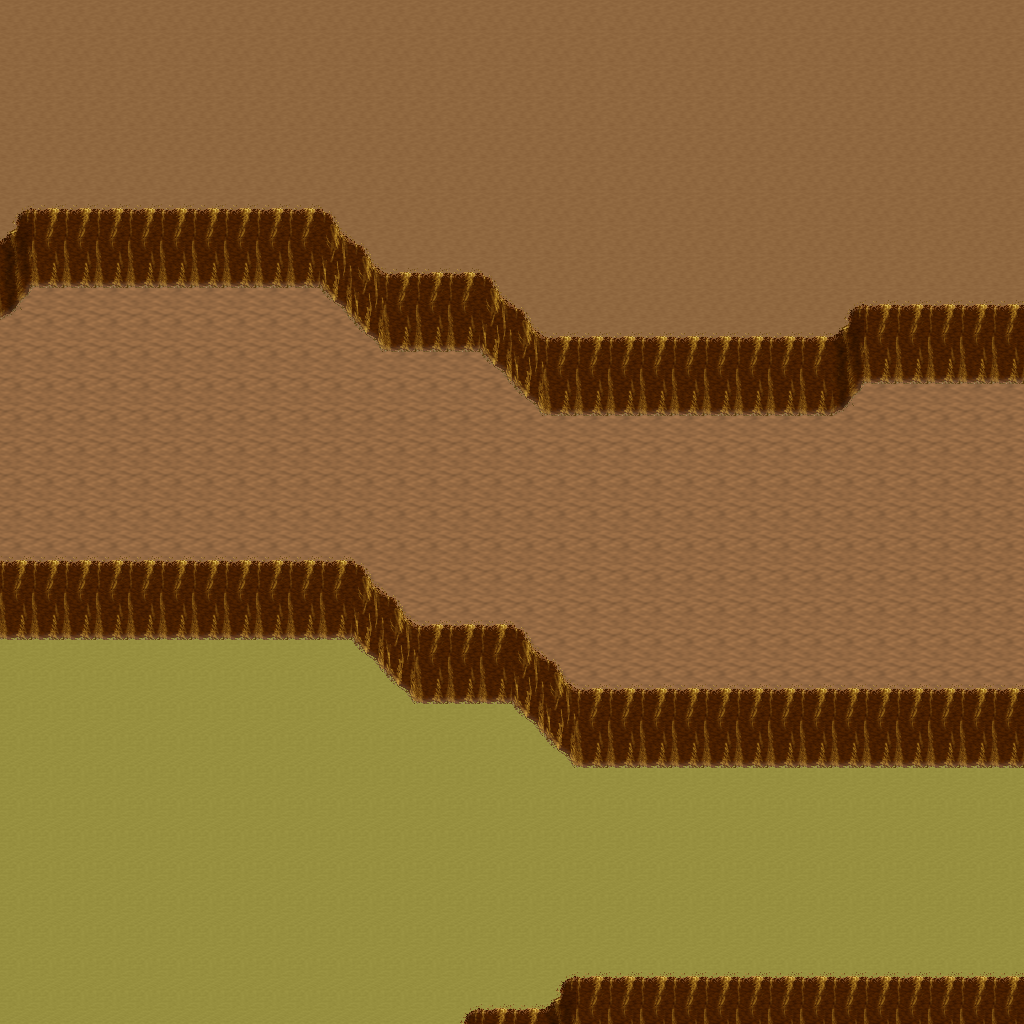

A 2D game scene composited from a Tiled map and its tileset images. What follows is a short description and the map's XML, with each tile layer's data collapsed to a summary:
An orthogonal 32x32 tile map with 32x32 px tiles, 5 tile layers (Ground, Objects, Objects2, Above, ...), 1 hidden layer not drawn, 8 tilesets.

<map version="1.10" tiledversion="1.11.0" orientation="orthogonal" renderorder="right-down" width="32" height="32" tilewidth="32" tileheight="32" infinite="0" nextlayerid="11" nextobjectid="1">
 <tileset firstgid="1" name="logic_collision" tilewidth="32" tileheight="32" tilecount="1" columns="1">
  <image source="../drawable/logic_collision.png" width="32" height="32" />
 </tileset>
 <tileset firstgid="2" name="ground_ground" tilewidth="32" tileheight="32" tilecount="33" columns="3">
  <image source="../drawable/ground_ground.png" width="96" height="352" />
 </tileset>
 <tileset firstgid="35" name="ground_ridge_earth_pale" tilewidth="32" tileheight="32" tilecount="96" columns="12">
  <image source="../drawable/ground_ridge_earth_pale.png" width="384" height="256" />
 </tileset>
 <tileset firstgid="131" name="ground_ridge_earth_dark" tilewidth="32" tileheight="32" tilecount="96" columns="12">
  <image source="../drawable/ground_ridge_earth_dark.png" width="384" height="256" />
 </tileset>
 <tileset firstgid="227" name="terrain_desert" tilewidth="32" tileheight="32" tilecount="88" columns="8">
  <image source="../drawable/terrain_desert.png" width="256" height="352" />
 </tileset>
 <tileset firstgid="315" name="plant_tree_tree_darkgreen" tilewidth="32" tileheight="32" tilecount="88" columns="8">
  <image source="../drawable/plant_tree_tree_darkgreen.png" width="256" height="352" />
 </tileset>
 <tileset firstgid="403" name="ground_sand_2" tilewidth="32" tileheight="32" tilecount="15" columns="5">
  <image source="../drawable/ground_sand_2.png" width="160" height="96" />
 </tileset>
 <tileset firstgid="418" name="plant_cactus_2" tilewidth="32" tileheight="32" tilecount="10" columns="5">
  <image source="../drawable/plant_cactus_2.png" width="160" height="64" />
 </tileset>
 <layer id="1" name="Ground" width="32" height="32">
  <data>[1024 cells, 1024 non-empty, 3 distinct tile ids]</data>
 </layer>
 <layer id="2" name="Objects" width="32" height="32">
  <data>[1024 cells, 235 non-empty, 11 distinct tile ids]</data>
 </layer>
 <layer id="3" name="Objects2" width="32" height="32">
  <data>[1024 cells, 0 non-empty, 0 distinct tile ids]</data>
 </layer>
 <layer id="4" name="Above" width="32" height="32">
  <data>[1024 cells, 0 non-empty, 0 distinct tile ids]</data>
 </layer>
 <layer id="5" name="Above2" width="32" height="32">
  <data>[1024 cells, 0 non-empty, 0 distinct tile ids]</data>
 </layer>
 <layer id="6" name="Walkable" width="32" height="32" visible="0">
  <data>[1024 cells, 143 non-empty, 1 distinct tile ids]</data>
 </layer>
 <objectgroup id="7" name="Mapevents" />
 <objectgroup id="8" name="Spawn" />
 <objectgroup id="9" name="Keys" />
 <objectgroup id="10" name="Replace" />
</map>
